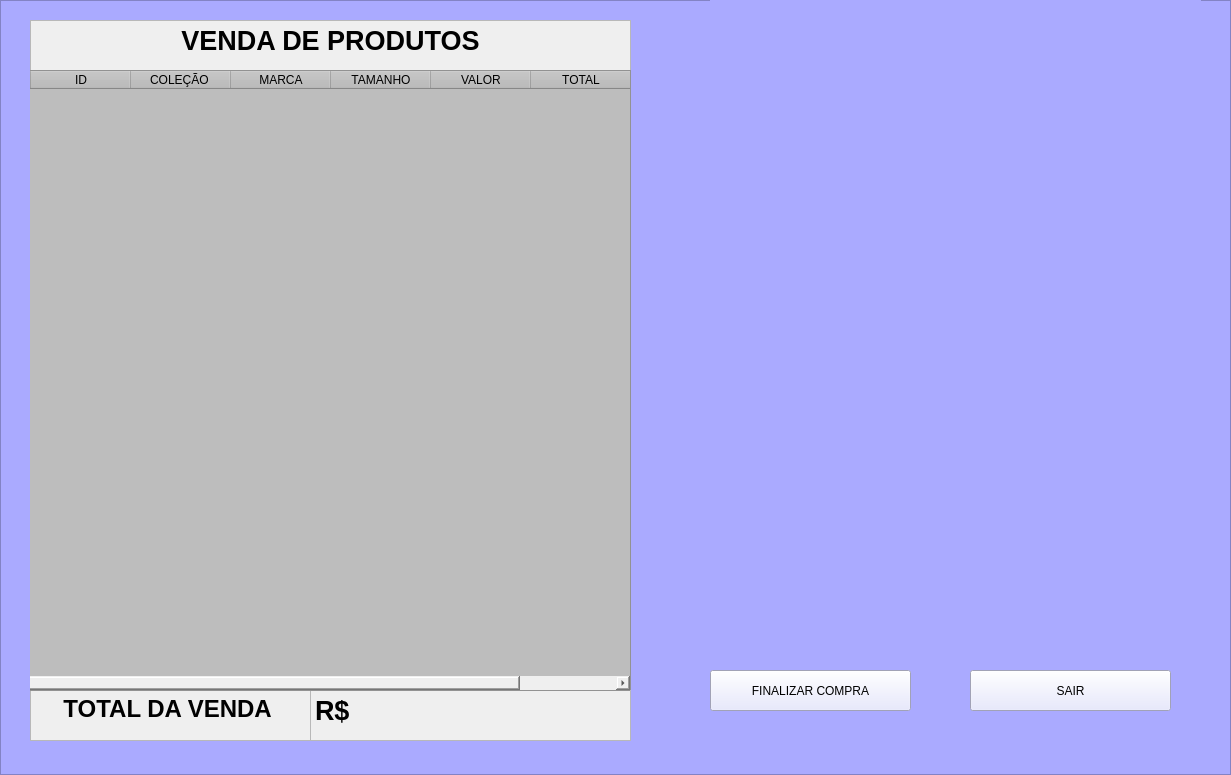
<?xml version="1.0" encoding="UTF-8"?>
<ui version="4.0">
 <class>Form</class>
 <widget class="QWidget" name="Form">
  <property name="geometry">
   <rect>
    <x>0</x>
    <y>0</y>
    <width>1231</width>
    <height>775</height>
   </rect>
  </property>
  <property name="windowTitle">
   <string>Form</string>
  </property>
  <widget class="QFrame" name="frame">
   <property name="geometry">
    <rect>
     <x>0</x>
     <y>0</y>
     <width>1231</width>
     <height>775</height>
    </rect>
   </property>
   <property name="styleSheet">
    <string notr="true">background-color: rgb(170, 170, 255);</string>
   </property>
   <property name="frameShape">
    <enum>QFrame::StyledPanel</enum>
   </property>
   <property name="frameShadow">
    <enum>QFrame::Raised</enum>
   </property>
   <widget class="QPushButton" name="Sair">
    <property name="geometry">
     <rect>
      <x>970</x>
      <y>670</y>
      <width>201</width>
      <height>41</height>
     </rect>
    </property>
    <property name="styleSheet">
     <string notr="true">background-color: rgb(225, 227, 255);</string>
    </property>
    <property name="text">
     <string>SAIR</string>
    </property>
   </widget>
   <widget class="QPushButton" name="Finalizarcompra">
    <property name="geometry">
     <rect>
      <x>710</x>
      <y>670</y>
      <width>201</width>
      <height>41</height>
     </rect>
    </property>
    <property name="styleSheet">
     <string notr="true">background-color: rgb(225, 227, 255);
font: 8pt &quot;Arial&quot;;</string>
    </property>
    <property name="text">
     <string>FINALIZAR COMPRA</string>
    </property>
   </widget>
   <widget class="QFrame" name="frame_3">
    <property name="geometry">
     <rect>
      <x>30</x>
      <y>20</y>
      <width>601</width>
      <height>721</height>
     </rect>
    </property>
    <property name="styleSheet">
     <string notr="true">background-color: rgb(239, 239, 239);</string>
    </property>
    <property name="frameShape">
     <enum>QFrame::StyledPanel</enum>
    </property>
    <property name="frameShadow">
     <enum>QFrame::Raised</enum>
    </property>
    <widget class="QTextEdit" name="textEdit_2">
     <property name="geometry">
      <rect>
       <x>0</x>
       <y>0</y>
       <width>601</width>
       <height>51</height>
      </rect>
     </property>
     <property name="html">
      <string>&lt;!DOCTYPE HTML PUBLIC &quot;-//W3C//DTD HTML 4.0//EN&quot; &quot;http://www.w3.org/TR/REC-html40/strict.dtd&quot;&gt;
&lt;html&gt;&lt;head&gt;&lt;meta name=&quot;qrichtext&quot; content=&quot;1&quot; /&gt;&lt;style type=&quot;text/css&quot;&gt;
p, li { white-space: pre-wrap; }
&lt;/style&gt;&lt;/head&gt;&lt;body style=&quot; font-family:'MS Shell Dlg 2'; font-size:8.25pt; font-weight:400; font-style:normal;&quot;&gt;
&lt;p align=&quot;center&quot; style=&quot; margin-top:0px; margin-bottom:0px; margin-left:0px; margin-right:0px; -qt-block-indent:0; text-indent:0px;&quot;&gt;&lt;span style=&quot; font-size:20pt; font-weight:600;&quot;&gt;VENDA DE PRODUTOS&lt;/span&gt;&lt;/p&gt;&lt;/body&gt;&lt;/html&gt;</string>
     </property>
    </widget>
    <widget class="QTextEdit" name="textEdit_3">
     <property name="geometry">
      <rect>
       <x>280</x>
       <y>670</y>
       <width>321</width>
       <height>51</height>
      </rect>
     </property>
     <property name="html">
      <string>&lt;!DOCTYPE HTML PUBLIC &quot;-//W3C//DTD HTML 4.0//EN&quot; &quot;http://www.w3.org/TR/REC-html40/strict.dtd&quot;&gt;
&lt;html&gt;&lt;head&gt;&lt;meta name=&quot;qrichtext&quot; content=&quot;1&quot; /&gt;&lt;style type=&quot;text/css&quot;&gt;
p, li { white-space: pre-wrap; }
&lt;/style&gt;&lt;/head&gt;&lt;body style=&quot; font-family:'MS Shell Dlg 2'; font-size:8.25pt; font-weight:400; font-style:normal;&quot;&gt;
&lt;p style=&quot; margin-top:0px; margin-bottom:0px; margin-left:0px; margin-right:0px; -qt-block-indent:0; text-indent:0px;&quot;&gt;&lt;span style=&quot; font-size:20pt; font-weight:600;&quot;&gt;R$  &lt;/span&gt;&lt;/p&gt;&lt;/body&gt;&lt;/html&gt;</string>
     </property>
    </widget>
    <widget class="QTextEdit" name="textEdit">
     <property name="geometry">
      <rect>
       <x>0</x>
       <y>670</y>
       <width>281</width>
       <height>51</height>
      </rect>
     </property>
     <property name="html">
      <string>&lt;!DOCTYPE HTML PUBLIC &quot;-//W3C//DTD HTML 4.0//EN&quot; &quot;http://www.w3.org/TR/REC-html40/strict.dtd&quot;&gt;
&lt;html&gt;&lt;head&gt;&lt;meta name=&quot;qrichtext&quot; content=&quot;1&quot; /&gt;&lt;style type=&quot;text/css&quot;&gt;
p, li { white-space: pre-wrap; }
&lt;/style&gt;&lt;/head&gt;&lt;body style=&quot; font-family:'MS Shell Dlg 2'; font-size:8.25pt; font-weight:400; font-style:normal;&quot;&gt;
&lt;p align=&quot;center&quot; style=&quot; margin-top:0px; margin-bottom:0px; margin-left:0px; margin-right:0px; -qt-block-indent:0; text-indent:0px;&quot;&gt;&lt;span style=&quot; font-size:18pt; font-weight:600;&quot;&gt;TOTAL DA VENDA &lt;/span&gt;&lt;/p&gt;&lt;/body&gt;&lt;/html&gt;</string>
     </property>
    </widget>
    <widget class="QTableWidget" name="tableWidget">
     <property name="geometry">
      <rect>
       <x>-100</x>
       <y>50</y>
       <width>701</width>
       <height>621</height>
      </rect>
     </property>
     <property name="styleSheet">
      <string notr="true">
background-color: rgb(189, 189, 189);</string>
     </property>
     <column>
      <property name="text">
       <string>NOME</string>
      </property>
     </column>
     <column>
      <property name="text">
       <string>ID</string>
      </property>
     </column>
     <column>
      <property name="text">
       <string>COLEÇÃO </string>
      </property>
     </column>
     <column>
      <property name="text">
       <string>MARCA</string>
      </property>
     </column>
     <column>
      <property name="text">
       <string>TAMANHO</string>
      </property>
     </column>
     <column>
      <property name="text">
       <string>VALOR</string>
      </property>
     </column>
     <column>
      <property name="text">
       <string>TOTAL</string>
      </property>
     </column>
    </widget>
   </widget>
   <widget class="QTextEdit" name="textEdit_4">
    <property name="geometry">
     <rect>
      <x>710</x>
      <y>280</y>
      <width>461</width>
      <height>41</height>
     </rect>
    </property>
    <property name="styleSheet">
     <string notr="true">background-color: rgb(255, 255, 255);</string>
    </property>
    <property name="html">
     <string>&lt;!DOCTYPE HTML PUBLIC &quot;-//W3C//DTD HTML 4.0//EN&quot; &quot;http://www.w3.org/TR/REC-html40/strict.dtd&quot;&gt;
&lt;html&gt;&lt;head&gt;&lt;meta name=&quot;qrichtext&quot; content=&quot;1&quot; /&gt;&lt;style type=&quot;text/css&quot;&gt;
p, li { white-space: pre-wrap; }
&lt;/style&gt;&lt;/head&gt;&lt;body style=&quot; font-family:'MS Shell Dlg 2'; font-size:8.25pt; font-weight:400; font-style:normal;&quot;&gt;
&lt;p align=&quot;center&quot; style=&quot; margin-top:0px; margin-bottom:0px; margin-left:0px; margin-right:0px; -qt-block-indent:0; text-indent:0px;&quot;&gt;&lt;span style=&quot; font-size:14pt; font-weight:600;&quot;&gt;FORMAS DE PAGAMENTO&lt;/span&gt;&lt;/p&gt;&lt;/body&gt;&lt;/html&gt;</string>
    </property>
   </widget>
   <widget class="QLabel" name="label">
    <property name="geometry">
     <rect>
      <x>710</x>
      <y>-60</y>
      <width>491</width>
      <height>351</height>
     </rect>
    </property>
    <property name="text">
     <string/>
    </property>
    <property name="pixmap">
     <pixmap>Bella-removebg-preview - Copia.png</pixmap>
    </property>
    <property name="scaledContents">
     <bool>true</bool>
    </property>
   </widget>
   <widget class="QLabel" name="label_2">
    <property name="geometry">
     <rect>
      <x>710</x>
      <y>290</y>
      <width>461</width>
      <height>301</height>
     </rect>
    </property>
    <property name="text">
     <string/>
    </property>
    <property name="pixmap">
     <pixmap>Z:/pa.png</pixmap>
    </property>
    <property name="scaledContents">
     <bool>true</bool>
    </property>
    <property name="wordWrap">
     <bool>true</bool>
    </property>
   </widget>
  </widget>
 </widget>
 <resources/>
 <connections/>
</ui>
